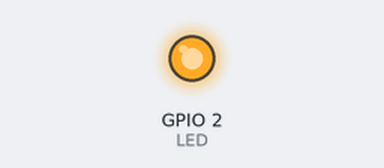
Bench run of a sketch on a simulated ESP32. Shown: output pins drawn as LEDs (lit = HIGH). WiFi joins after 1.5 s; servers stay silent unless stated; uploads are accepted with an empty reply; what the sketch prints to the serial monitor is not drawn.

Above: at 5.8 s.
Timing chart, 0 to 7.3 s (numbered marks = the images above):
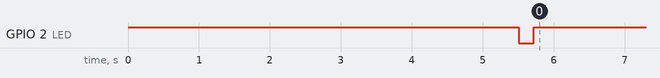

The sketch:

esp32_ping.ino
```cpp
#include <WiFi.h>
#include <HTTPClient.h>
#include <ArduinoJson.h>

#define LED 2

const char* ssid = "your_wifi_ssid";
const char* password = "your_wifi_password";
const char* serverAddress = "https://<supabase-project-id>.supabase.co/rest/v1/<location>_logs";
const char* apikey = "xxx";
const char* location = "your_Location";
const char* errorReportingAddress = "https://<supabase-project-id>.supabase.co/rest/v1/<location>_errors";

volatile boolean isError = false;
int errorCount = 0;
const int maxErrorCount = 5;
String errorMessages[maxErrorCount];

const int delayTime = 300000; // 5 minutes
const int onErrorDelayTime = 60000; // 1 minute

HTTPClient http;
boolean enableErrorReporting = true; // Set to false to disable error reporting

void setup() {
  Serial.begin(9600);
  pinMode(LED, OUTPUT);
  digitalWrite(LED, HIGH);
  delay(4000);

  WiFi.begin(ssid, password);

  while (WiFi.status() != WL_CONNECTED) {
    digitalWrite(LED, HIGH);
    Serial.println("LED is on");
    delay(500);
    Serial.println("Connecting...");
  }

  Serial.print("Connected to the WiFi network with IP: ");
  digitalWrite(LED, LOW);
  Serial.println("LED is off");
  Serial.println(WiFi.localIP());
}

void logError(String errorMessage) {
  if (errorCount < maxErrorCount) {
    // Add a timestamp to the error message
    unsigned long timestamp = millis();
    String timestampStr = String(timestamp);
    errorMessages[errorCount] = timestampStr + ": " + errorMessage;
    errorCount++;
  }
}

void reportErrors() {
  if (enableErrorReporting && errorCount > 0) {
    http.begin(errorReportingAddress);
    http.addHeader("Content-Type", "application/json");
    http.addHeader("apikey", apikey);

    DynamicJsonDocument jsonDocument(1024);
    jsonDocument["source"] = location;

    JsonArray errorsArray = jsonDocument.createNestedArray("errors");

    for (int i = 0; i < errorCount; i++) {
      JsonObject errorObject = errorsArray.createNestedObject();

      // Extract timestamp and message from the error message
      int timestampEnd = errorMessages[i].indexOf(": ");
      String timestamp = errorMessages[i].substring(0, timestampEnd);
      String message = errorMessages[i].substring(timestampEnd + 2);

      errorObject["timestamp"] = timestamp;
      errorObject["message"] = message;
    }

    String errorData;
    serializeJson(jsonDocument, errorData);

    int httpResponseCode = http.POST(errorData);
    if (httpResponseCode == 201) {
      Serial.println("Errors reported successfully");
      errorCount = 0;
    } else {
      Serial.println("Error reporting errors");
    }

    http.end();
  }
}


void loop() {
  if (WiFi.status() == WL_CONNECTED) {
    http.begin(serverAddress); // Use the server address for POST request
    http.addHeader("apikey", apikey); // Authorization
    http.addHeader("Content-Type", "application/json"); // Specify the content type

    // Create a JSON document for the POST data
    DynamicJsonDocument postData(1024);
    postData["status"] = "ONLINE";
    postData["source"] = location;

    String postDataStr;
    serializeJson(postData, postDataStr);

    int httpResponseCode = http.POST(postDataStr);
    if (httpResponseCode == 201) { // Check for the success response code (201 Created)
      digitalWrite(LED, LOW);
      Serial.println("LED is off");
      delay(200);

      digitalWrite(LED, HIGH);
      Serial.println("LED is on");
      delay(500);

      digitalWrite(LED, LOW);
      Serial.println("LED is off");
      delay(500);

      Serial.println(httpResponseCode); // Print return code
    } else {
      isError = true;
      Serial.print("Error on sending POST request: ");
      digitalWrite(LED, HIGH);
      Serial.println("LED is on");
      Serial.println(httpResponseCode);
      logError("Failed to send POST request. HTTP response code: " + String(httpResponseCode));
    }

    http.end(); // Free resources
  } else {
    isError = true;
    Serial.print("Error in WiFi connection ");
    digitalWrite(LED, HIGH);
    Serial.println("LED is on");
    logError("Error in WiFi connection");
  }

  if (isError) {
    delay(onErrorDelayTime);
    isError = false;
  } else {
    delay(delayTime);
  }

  reportErrors();
}
```

Measured:
- by itself, GPIO 2 (LED): HIGH → LOW at 5.5 s, → HIGH 0.22 s later
